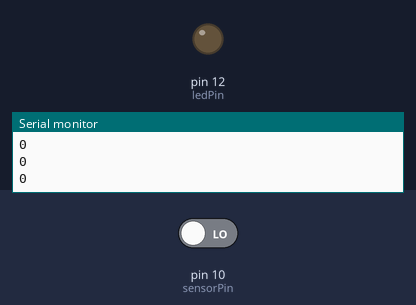
The sketch below on a simulated Arduino Uno, built with avr-gcc and run on an emulated ATmega328P. Parts: output pins drawn as LEDs (lit = HIGH), the last lines printed to the serial monitor. The test bench sets the inputs (shaded band); at power-on: pin 10 (sensorPin) LOW.

Above: at 1.2 s.
1.3 s: pin 10 (sensorPin) driven HIGH
At 2.5 s:
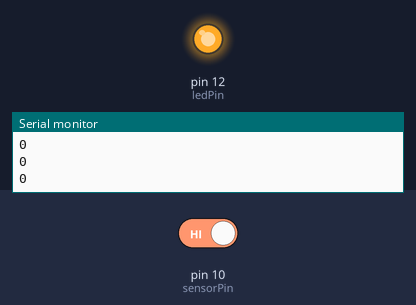
2.9 s: pin 10 (sensorPin) driven LOW
At 4.2 s:
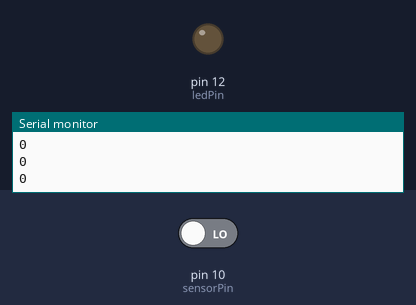
Timing chart, 0 to 5.9 s (numbered marks = the images above; inputs shaded):
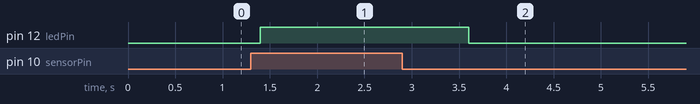

The sketch:

infrared_sensor.ino
```cpp
/***************************************
 * Infrared sensor (infrared sensor)
 * When moving person or animal, the output of a high level, the lighting LED, the delay 2S
 ****************************************/

int sensorPin = 10;
int ledPin = 12;
int sensorVal = 0;

void setup()
{
  pinMode(ledPin,OUTPUT);
  pinMode(sensorPin, INPUT);
  Serial.begin(9600);
}

void loop()
{
  int in = digitalRead(sensorPin);
  if(in == 1){
    digitalWrite(ledPin,HIGH);
    delay(2000);
  }
  else digitalWrite(ledPin,LOW);
  Serial.println(in); //Someone output high when nobody 0 1
  delay(200);
}
```

Measured:
- after the input at 1.3 s, pin 12 (ledPin): LOW → HIGH after 0.10 s
- after the input at 2.9 s, pin 12 (ledPin): HIGH → LOW after 0.70 s
